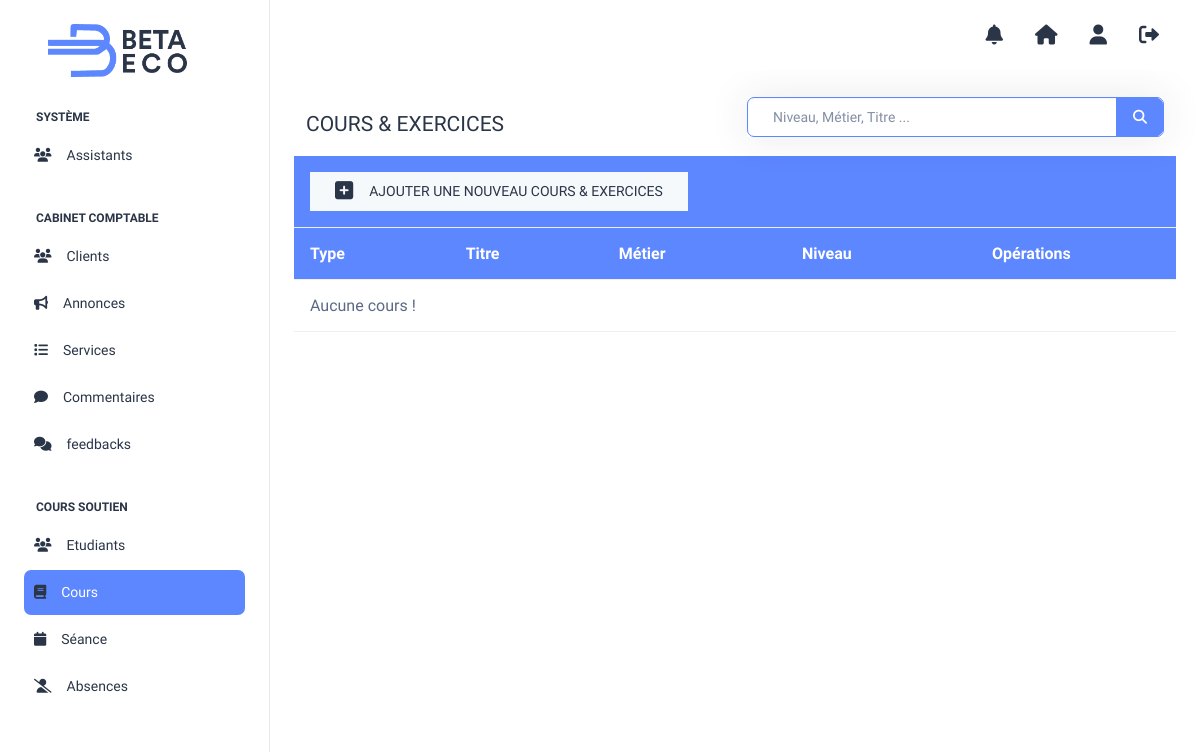
The app's page /DirectorDash/cours.php (signed in), older data.
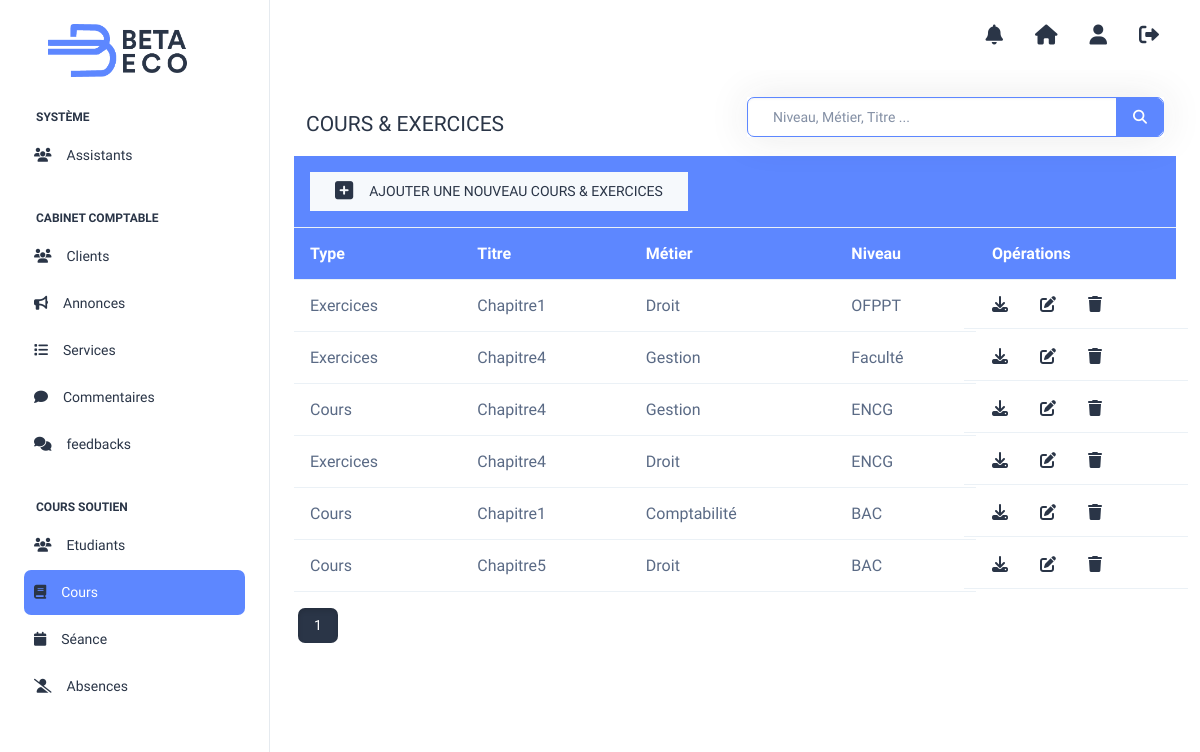
The same page, newer data.
### tables this page shows
CREATE TABLE `cours` (
  `id_cours` int(11) NOT NULL,
  `type` varchar(20) NOT NULL,
  `titre` varchar(20) NOT NULL,
  `cours` varchar(50) NOT NULL,
  `metier` varchar(20) NOT NULL,
  `niveau` varchar(20) NOT NULL,
  `id_user` int(11) NOT NULL
);

### DirectorDash/cours.php (the view, shortened to what the changed rows need)
<?php
if (!isset($_SESSION['idd'])) {
    header('location:../login.php');
} else {
    require_once('../connexion.php');
    $req = "select * from cours ";
    $resultsPerPage = 6;
    $totalResults = $pdo->query($req)->rowCount();
    $totalPages = ceil($totalResults / $resultsPerPage);
    $currentPage = isset($_GET['page']) ? intval($_GET['page']) : 1;
    $startIndex = ($currentPage - 1) * $resultsPerPage;
    ?>
    <html lang="en">
    <head>
    </head>
    <body>
        <div class="page-wrapper" id="main-wrapper" data-layout="vertical" data-navbarbg="skin6" data-sidebartype="full"
            data-sidebar-position="fixed" data-header-position="fixed">
            <?php include('navbar.php') ?>
            <div class="container-fluid">
                <table class="table">
                    <thead>
                        <tr>
                            <th scope="col" colspan="7">
                                <a href="ajoutCours.php" class="btn btn-light py-2 px-4" style="width:max-content">
                                    <i class="fa-solid fa-square-plus me-3" style="font-size: 1.3rem;"></i>
                                    <p class="text-uppercase m-0">Ajouter une nouveau cours & exercices</p>
                                </a>
                            </th>
                        </tr>
                        <tr>
                            <th scope="col">Type</th>
                            <th scope="col">Titre</th>
                            <th scope="col">Métier</th>
                            <th scope="col">Niveau</th>
                            <th scope="col" style="width:200px">Opérations</th>
                        </tr>
                    </thead>
                    <tbody>
                        <?php
                        $req .= " ORDER BY niveau DESC LIMIT $startIndex, $resultsPerPage";
                        $res = $pdo->query($req);
                        if ($res->rowCount() > 0) {
                            foreach ($res as $data) {
                                ?>
                                <tr>
                                    <td>
                                        <?= $data['type'] ?>
                                    </td>
                                    <td>
                                        <?= $data['titre'] ?>
                                    </td>
                                    <td>
                                        <?= $data['metier'] ?>
                                    </td>
                                    <td>
                                        <?= $data['niveau'] ?>
                                    </td>
                                    <td class="row">
                                    <a href="operaCour.php?action=Telecharger&id=<?= $data['id_cours'] ?>" class="view col-3"
                                            title="Télécharger" data-toggle="tooltip"><i class="fa-sharp fa-solid fa-download"></i></a>
                                        <a href="operaCour.php?action=update&id=<?= $data['id_cours'] ?>" class="edit col-3"
                                            title="Edit" data-toggle="tooltip"><i class="fa-solid fa-pen-to-square"></i></a>
                                        <a href="operaCour.php?action=delete&id=<?= $data['id_cours'] ?>" class="edit col-3"
                                            title="Supprimer" data-toggle="tooltip"><i class="fa-solid fa-trash"></i></a>
                                    </td>
                                </tr>
                                <?php
                            }
                        } else {
                            ?>
                            <tr>
                                <td colspan="6"> Aucune cours !</td>
                            </tr>
                            <?php
                        }
                        ?>
                    </tbody>
                </table>
                <div class="pagination">
                    <?php
                    for ($page = 1; $page <= $totalPages; $page++) {
                        $params = $_GET;
                        $params['page'] = $page;
                        $queryString = http_build_query($params);
                        echo '<a class="btn btn-primary mx-1';
                        if ($page === $currentPage) {
                            echo ' active';
                        }
                        echo '" style="color:white" href="cours.php?' . $queryString . '">' . $page . '</a>';
                    }
                    ?>
                </div>
            </div>
        </div>
        </div>
    </body>
    </html>
<?php } ?>

Row changes from the older to the newer data that the page shows:
added cours: type "Exercices", titre "Chapitre1", metier "Droit", niveau "OFPPT"
added cours: type "Exercices", titre "Chapitre4", metier "Gestion", niveau "Faculté"
added cours: type "Cours", titre "Chapitre4", metier "Gestion", niveau "ENCG"
added cours: type "Exercices", titre "Chapitre4", metier "Droit", niveau "ENCG"
added cours: type "Cours", titre "Chapitre1", metier "Comptabilité", niveau "BAC"
added cours: type "Cours", titre "Chapitre5", metier "Droit", niveau "BAC"
Text that changed along with them:
new list line: "1"
text no longer shown: "Aucune cours !"
